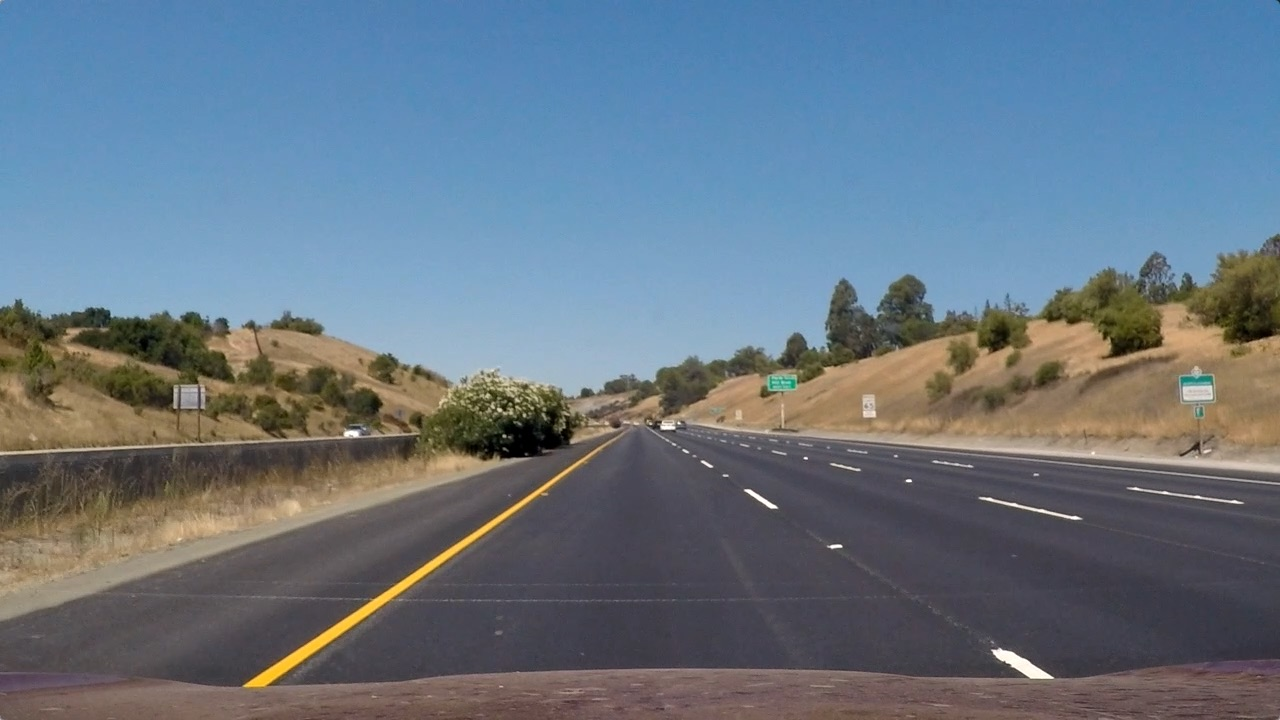
#> input picture Project 2 - Lane Detection/test_images/straight_lines1.jpg, 1280 x 720 px
$ python pipeline.py   (older library calls are emulated)
#> lines starting #> are read from the running program, lines starting #| are printed output that depends on the picture; after the words box and inside, x2 and y2 are one past the last pixel; in counts of white or black regions, pixels touching at a corner belong together
### Project 2 - Lane Detection/thresholds.py
import numpy as np
import cv2


def thresholds(img, s_thresh=(254, 255), sx_thresh=(17, 23)):
    """
    This function applies filters to an image to find lane line pixels
    :param img: warped and transformed image
    :param s_thresh: saturation threshold
    :param sx_thresh: sobel in x direction threshold
    :return: binary image
    """
    img = np.copy(img)

    # Convert to HLS color space and separate the V channel
    hls = cv2.cvtColor(img, cv2.COLOR_BGR2HLS)
    l_channel = hls[:, :, 1]
    s_channel = hls[:, :, 2]
    sobelx = cv2.Sobel(l_channel, cv2.CV_64F, 1, 0)  # Take the derivative in x
    abs_sobelx = np.absolute(sobelx)  # Absolute x derivative to accentuate lines away from horizontal
    scaled_sobel = np.uint8(255 * abs_sobelx / np.max(abs_sobelx))

    # Threshold x gradient
    sxbinary = np.zeros_like(scaled_sobel)
    sxbinary[(scaled_sobel >= sx_thresh[0]) & (scaled_sobel <= sx_thresh[1])] = 1

    # Threshold color channel
    s_binary = np.zeros_like(s_channel)
    s_binary[(s_channel >= s_thresh[0]) & (s_channel <= s_thresh[1])] = 1
    # Stack each channel
    #color_binary = np.dstack((np.zeros_like(sxbinary), sxbinary, s_binary)) * 255

    combined_binary = np.zeros_like(sxbinary)
    combined_binary[(s_binary == 1) | (sxbinary == 1)] = 1

    return combined_binary

### Project 2 - Lane Detection/perspective_transform.py
import numpy as np
import cv2

# [15 lines left out: function find_polygon, not called in this run]

def perspective_transform(undistort):
    """
    Transforms the polygon found with find_polygon, to a rectangular section
    :param undistorted image
    :return: warped image and transformation matrix
    """
    # I have lowered the upper corners of the polynomial from the originally found corners above to avoid having parts
    # of the lane cut off after the perspective transform
    #src = np.float32([[217, 705],[606, 440] , [676, 440], [1105, 705]])
    src = np.float32([[217, 705], [606-int(39/2), 440+13], [676+int(43/2), 440+13], [1105, 705]])
    dst = np.float32([[250, 720], [250 , 0], [1280-250, 0], [1290 - 250, 720]])
    M = cv2.getPerspectiveTransform(src, dst)
    warped = cv2.warpPerspective(undistort, M, (undistort.shape[1], undistort.shape[0]), flags=cv2.INTER_LINEAR)
    return warped, M

# [13 lines that do not run on import are left out]

### Project 2 - Lane Detection/locate_lines.py
import numpy as np
import cv2
import matplotlib.pyplot as plt

# [11 lines left out: function hist, not called in this run]

def locate_lines(warped):
    """
    Locates Lane lines using the moving boxes algorithm
    :param warped: warped image
    :return: annotated image and lane line information
    """
    histogram = np.sum(warped[warped.shape[0] // 2:, :], axis=0)
    midpoint = np.int(histogram.shape[0] // 2)
    leftx_base = np.argmax(histogram[:midpoint])
    rightx_base = np.argmax(histogram[midpoint:]) + midpoint
    out_img = np.dstack((warped, warped, warped))
    nwindows = 10
    # Set the width of the windows +/- margin
    left_margin = 100
    right_margin = 100
    # Set minimum number of pixels found to recenter window
    minpix = 50

    # Set height of windows - based on nwindows above and image shape
    window_height = np.int(warped.shape[0] // nwindows)

    # Identify the x and y positions of all nonzero (i.e. activated) pixels in the image
    nonzero = warped.nonzero()

    nonzeroy = np.array(nonzero[0])
    nonzerox = np.array(nonzero[1])
    # Current positions to be updated later for each window in nwindows
    leftx_current = leftx_base
    rightx_current = rightx_base

    # Create empty lists to receive left and right lane pixel indices
    left_lane_inds = []
    right_lane_inds = []

    prev_leftx = leftx_current
    prev_rightx = rightx_current

    for window in range(nwindows):
        # Identify window boundaries in x and y (and right and left)
        win_y_low = warped.shape[0] - (window + 1) * window_height
        win_y_high = warped.shape[0] - window * window_height
        win_xleft_low = leftx_current - left_margin
        win_xleft_high = leftx_current + left_margin
        win_xright_low = rightx_current - right_margin
        win_xright_high = rightx_current + right_margin

        # Draw the windows on the visualization image
        cv2.rectangle(out_img, (win_xleft_low, win_y_low),
                      (win_xleft_high, win_y_high), (0, 255, 0), 2)
        cv2.rectangle(out_img, (win_xright_low, win_y_low),
                      (win_xright_high, win_y_high), (0, 255, 0), 2)

        # Find points within window
        mask_left = (nonzerox >= win_xleft_low) & (nonzerox < win_xleft_high) & (nonzeroy < win_y_high) \
                    & (nonzeroy >= win_y_low)
        mask_right = (nonzerox >= win_xright_low) & (nonzerox < win_xright_high) & (nonzeroy < win_y_high) \
                     & (nonzeroy >= win_y_low)
        good_left_inds = mask_left.nonzero()[0]
        good_right_inds = mask_right.nonzero()[0]

        # Append these indices to the lists
        left_lane_inds.append(good_left_inds)
        right_lane_inds.append(good_right_inds)

        if len(good_left_inds) > minpix:
            # Valid points for left lane line were found and can be added to list
            left_margin = 100
            prev_leftx = leftx_current
            leftx_current = np.int(np.mean([nonzerox[i] for i in good_left_inds]))
        else:
            left_margin += 25 # Increase margin if number of detected points was not sufficient
            leftx_current += leftx_current - prev_leftx # Move in the same direction as previously

        if len(good_right_inds) > minpix:
            # Valid points for right lane line were found and can be added to list
            prev_rightx = rightx_current
            rightx_current = np.int(np.mean([nonzerox[i] for i in good_right_inds]))
            right_margin = 100
        else:
            right_margin += 25 # Increase margin if number of detected points was not sufficient
            rightx_current += rightx_current - prev_rightx # Move in the same direction as previously

    # Combine Lane line indices into one list
    left_lane_inds = np.concatenate(left_lane_inds)
    right_lane_inds = np.concatenate(right_lane_inds)

    # Extract left and right line pixel positions
    leftx = nonzerox[left_lane_inds]
    lefty = nonzeroy[left_lane_inds]
    rightx = nonzerox[right_lane_inds]
    righty = nonzeroy[right_lane_inds]
    return leftx, lefty, rightx, righty, out_img

def fit_polynomial(binary_warped):
    """
    Find polynomial on binary warped image
    :param binary_warped:
    :return: Annotated image and Lane line information
    """
    leftx, lefty, rightx, righty, out_img = locate_lines(binary_warped)
    # Move in the same direction as previously
    left_fit = np.polyfit(x=lefty, y=leftx, deg=2)
    right_fit = np.polyfit(x=righty, y=rightx, deg=2)
    #print("Left Fit: {}".format(left_fit))
    #print("Right Fit: {}".format(right_fit))
    # Generate x and y values for plotting
    ploty = np.linspace(0, binary_warped.shape[0] - 1, binary_warped.shape[0])
    try:
        left_fitx = left_fit[0] * ploty ** 2 + left_fit[1] * ploty + left_fit[2]
        right_fitx = right_fit[0] * ploty ** 2 + right_fit[1] * ploty + right_fit[2]
    except TypeError:
        # Avoids an error if `left` and `right_fit` are still none or incorrect
        #print('The function failed to fit a line!')
        left_fitx = 1 * ploty ** 2 + 1 * ploty
        right_fitx = 1 * ploty ** 2 + 1 * ploty

    ## Visualization ##
    # Colors in the left and right lane regions
    out_img[lefty, leftx] = [255, 0, 0]
    out_img[righty, rightx] = [0, 0, 255]
    show_polynomial = False
    if show_polynomial:
        y_left = []
        x_left = []
        y_right = []
        x_right = []
        for i in range(len(left_fitx)):
            if int(left_fitx[i]) < 1279 and int(left_fitx[i]) > 1:
                for j in range(3):
                    y_left.append(int(ploty[i]))
                    x_left.append(int(left_fitx[i])+j -1)
            if int(right_fitx[i]) < 1279 and int(right_fitx[i]) > 1:
                for j in range(3):
                    y_right.append(int(ploty[i]))
                    x_right.append(int(right_fitx[i])+j -1)

        out_img[y_left, x_left] = [255, 255, 255]
        out_img[y_right, x_right] = [255, 255, 255]


    # Plots the left and right polynomials on the lane lines
    #plt.plot(left_fitx, ploty, color='yellow')
    #plt.plot(right_fitx, ploty, color='yellow')

    return out_img, left_fit, right_fit, ploty , left_fitx, right_fitx, lefty, leftx, righty, rightx


# [2 lines that do not run on import are left out]

### Project 2 - Lane Detection/curvature.py
import numpy as np

LANE_PIXEL_WIDTH = 1105-217
LANE_PIXEL_LENGTH = 705 - 440
YM_PER_PIX = 30/LANE_PIXEL_LENGTH
XM_PER_PIX = 3.7/LANE_PIXEL_WIDTH

def lane_center_offset(left_base_m, right_base_m):
    """
    Calculates the lane center offset using the base positions of the lane lines.
    :param left_base_m:
    :param right_base_m:
    :return:
    """
    return (1280/2*XM_PER_PIX) - (left_base_m + right_base_m) / 2


def pixel_to_meters(left_fit, right_fit, YM_PER_PIX, XM_PER_PIX):
    """
    This function turns a second order polynomial from pixel units to meters
    :param left_fit: polynomial of left lane line
    :param right_fit: polynomial of left lane line
    :param YM_PER_PIX: ratio of meters per pixel in y direction
    :param XM_PER_PIX: ratio of meters per pixel in x direction
    :return: Scaled left and right polynomials
    """
    left_fit[0] *= XM_PER_PIX/YM_PER_PIX**2
    left_fit[1] *= XM_PER_PIX / YM_PER_PIX
    left_fit[2] *= XM_PER_PIX
    right_fit[0] *= XM_PER_PIX / YM_PER_PIX ** 2
    right_fit[1] *= XM_PER_PIX / YM_PER_PIX
    right_fit[2] *= XM_PER_PIX
    return left_fit, right_fit

def measure_curvature_real(warped, left_fit, right_fit):
    '''
    Calculates the curvature of polynomial functions in meters.
    '''
    # Define conversions in x and y from pixels space to meters
    ym_per_pix = 30/ 720  # meters per pixel in y dimension
    xm_per_pix = 3.7 / 700  # meters per pixel in x dimension

    # Start by generating our fake example data
    # Make sure to feed in your real data instead in your project!
    left_fit_cr, right_fit_cr = pixel_to_meters(left_fit, right_fit, YM_PER_PIX, XM_PER_PIX)

    # Define y-value where we want radius of curvature
    # We'll choose the maximum y-value, corresponding to the bottom of the image
    y_eval = 720 *ym_per_pix

    ##### TO-DO: Implement the calculation of R_curve (radius of curvature) #####
    left_curverad = (1 + (2 * left_fit_cr[0] * y_eval + left_fit_cr[1]) ** 2) ** (3 / 2) / abs(
        2 * left_fit_cr[0])  ## Implement the calculation of the left line here
    right_curverad = (1 + (2 * right_fit_cr[0] * y_eval + right_fit_cr[1]) ** 2) ** (3 / 2) \
                     / abs(2 * right_fit_cr[0])  ## Implement the calculation of the right line here

    return left_curverad, right_curverad, left_fit_cr, right_fit_cr

# [25 lines left out: function measure_lane_curvature_real, not called in this run]


# [5 lines that do not run on import are left out]

### Project 2 - Lane Detection/draw_image.py
import cv2
import numpy as np
import matplotlib.pyplot as plt


def draw_image(warped, left_fitx, right_fitx, ploty, image, Minv, undist):
    # Create an image to draw the lines on
    warp_zero = np.zeros_like(warped).astype(np.uint8)
    color_warp = np.dstack((warp_zero, warp_zero, warp_zero))

    # Recast the x and y points into usable format for cv2.fillPoly()
    pts_left = np.array([np.transpose(np.vstack([left_fitx, ploty]))])
    pts_right = np.array([np.flipud(np.transpose(np.vstack([right_fitx, ploty])))])
    pts = np.hstack((pts_left, pts_right))

    # Draw the lane onto the warped blank image
    cv2.fillPoly(color_warp, np.int_([pts]), (0,255, 0))

    # Warp the blank back to original image space using inverse perspective matrix (Minv)
    newwarp = cv2.warpPerspective(color_warp, Minv, (image.shape[1], image.shape[0]))
    # Combine the result with the original image
    result = cv2.addWeighted(undist, 1, newwarp, 0.3, 0)
    #plt.imshow(result)
    return result

### Project 2 - Lane Detection/pipeline.py
import os
import numpy as np
import matplotlib.pyplot as plt
import cv2
from camera_calibration import camera_calibration
from thresholds import thresholds
from perspective_transform import perspective_transform
from locate_lines import fit_polynomial
from search_prior import search_around_poly
from curvature import measure_curvature_real
from draw_image import draw_image
from numpy.linalg import inv
from curvature import lane_center_offset
import copy

LANE_PIXEL_WIDTH = 1105-217
LANE_PIXEL_LENGTH = 705 - 440
YM_PER_PIX = 30/LANE_PIXEL_LENGTH
XM_PER_PIX = 3.7/LANE_PIXEL_WIDTH

def poly_result(fit, y):
    """
    This function evaluates a polynomial of 2nd order
    :param fit: polyomial coefficients
    :param y: independent variable
    :return: dependent variable
    """
    x = fit[0] * y ** 2 + fit[1] * y + fit[2]
    return x

# [24 lines left out: function compare_images, not called in this run]


def pipeline(write_images, show_images, show_images2, write_images2, show_images3, write_images3, show_images4, write_images4):
    """
    This is the pipeline used to develop the image annotation algoorithm used in main.py
    See main.py for mor information regarding the code
    :return: None
    """
#> called with write_images = True, show_images = False, show_images2 = False, write_images2 = True, show_images3 = False, write_images3 = True, show_images4 = False, write_images4 = True

    # Best guess initial polynomial
    left_fit = np.array([0, 0, 217])
    right_fit = np.array([0, 0, 950])

    # Calibration
    do_calibration = False
    if do_calibration:
        calibration_images = "camera_cal/"
        dimension_list = [[5, 9], [6, 9], [6, 9], [6, 9], [6, 9], [6, 9], [6, 9], [6, 9], [6, 9], [6, 9], [6, 9],
                          [6, 9], [6, 9], [6, 9], [6, 8], [6, 7], [6, 9], [6, 9], [6, 9], [6, 9]]
        mtx, dist = camera_calibration(calibration_images, dimension_list, display_corners=False)
    else:
        mtx = np.array(
            [[1.16067642 * 1000, 0.00000000, 6.65724920 * 100], [0.00000000, 1.15796966 * 1000, 3.88971790 * 100],
             [0.00000000, 0.00000000, 1.00000000]])
        dist = np.array([[-0.25427498, 0.04987807, -0.00043039, 0.00027334, -0.1336389]])

    # Load Test Images
    test_images = "test_images/"
    all_files = os.listdir(test_images)
    image_names = [file for file in all_files if file[-4:] == '.jpg']
    init = True # init flag decides if box algorithm or search near polynomial is used to find lane lines
    for image in image_names:
        print(test_images + image)
        img = cv2.imread(test_images + image)
#> img is the input picture: shape (720, 1280, 3); mean B, G, R 131.2, 117.7, 103.2
        undistorted = cv2.undistort(img, mtx, dist, None, mtx)
        line_image = thresholds(undistorted, s_thresh=(150, 255), sx_thresh=(30, 100))
#> in thresholds, `s_channel = hls[:, :, 2]`:
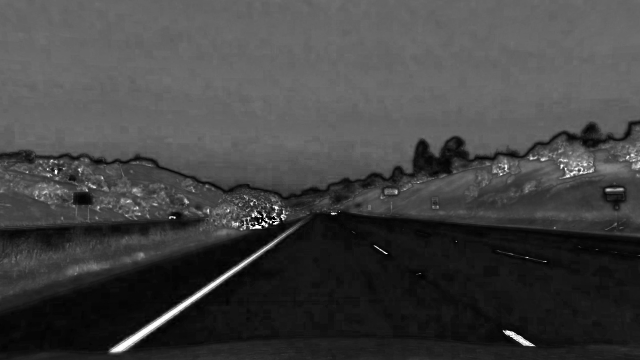
#> s_channel: shape (720, 1280) (shown at 1/2 size); min 0, max 255, mean 66.4
#> in thresholds, `sobelx = cv2.Sobel(l_channel, cv2.CV_64F, 1, 0)`:
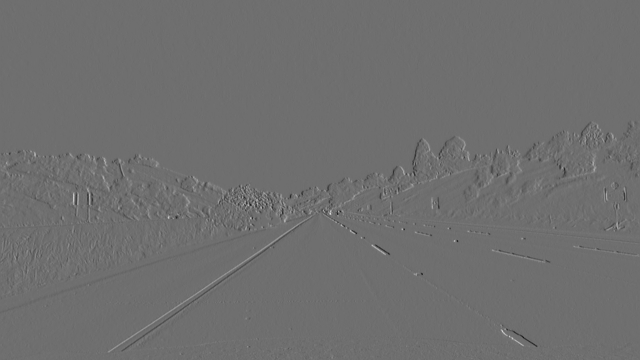
#> sobelx: shape (720, 1280) float64 (shown at 1/2 size); min -515, max 667, mean -0.1; drawn with min black and max white
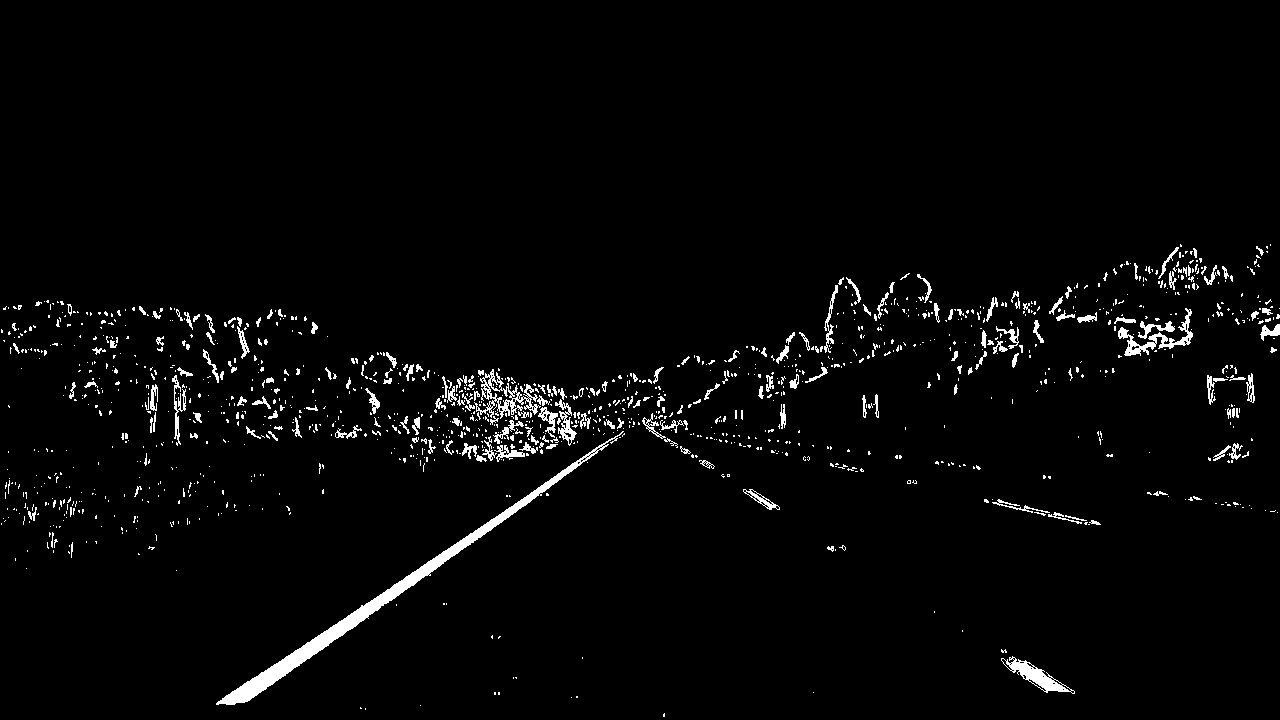
#> line_image: shape (720, 1280); values 0 (black) and 1 (white), 2.7% white; 1301 white regions (1098 under 20 px), largest, box (x1, y1, x2, y2) and area: (216, 431, 624, 705) 4894, (474, 369, 541, 419) 935, (1001, 656, 1075, 694) 815
        if write_images:
            cv2.imwrite(test_images + "filtered/" + image, line_image * 255);
        if show_images:
            compare_images(undistorted, line_image, False, True, 'Undistorted Image', 'Filtered Image')
        warped, M = perspective_transform(line_image)
#> M = [[-0.615, -1.5, 1020], [0, -1.98, 894.7], [0, -0.0024, 1]]
        if show_images2:
            compare_images(line_image, warped, True, True, 'Filtered Image', 'Warped Image')
        if write_images2:
            cv2.imwrite(test_images + "warped/" + image, warped * 255);
        if init:
            out_img, left_fit, right_fit, ploty, left_fitx, right_fitx, lefty, leftx, righty, rightx = fit_polynomial(warped)
#> in locate_lines, `histogram = np.sum(warped[warped.shape[0] // 2:, :], axis=0)`: histogram = 1280 values, max 360 at index 257, min 0 at index 0, mean 12.54
#> in locate_lines, `leftx_base = np.argmax(histogram[:midpoint])`: leftx_base = 257
#> in locate_lines, `rightx_base = np.argmax(histogram[midpoint:]) + midpoint`: rightx_base = 1009
#> in locate_lines, `nonzero = warped.nonzero()`: nonzero = 40536 positions, rows 0 to 719, columns 184 to 1034
#> in locate_lines, `leftx_current = leftx_base`: leftx_current = 257
#> in locate_lines, `rightx_current = rightx_base`: rightx_current = 1009
#> in locate_lines, `prev_leftx = leftx_current`: prev_leftx = 257
#> in locate_lines, `prev_rightx = rightx_current`: prev_rightx = 1009
#> the loop in locate_lines, `for window in range(nwindows):` made 10 passes
#> (win_xleft_low, win_xleft_high, win_xright_low, win_xright_high, prev_leftx, leftx_current, prev_rightx, rightx_current) on passes 1, 2, 4, 5, 6, 7, 8, 9: (157, 357, 909, 1109, 257, 261, 1009, 1018), (161, 361, 918, 1118, 261, 265, 1018, 1007), (170, 370, 871, 1121, 270, 272, 996, 1002), (172, 372, 902, 1102, 272, 274, 1002, 1003), (174, 374, 903, 1103, 274, 274, 1003, 1002), (174, 374, 902, 1102, 274, 275, 1002, 983), (175, 375, 883, 1083, 275, 275, 983, 991), (175, 375, 891, 1091, 275, 279, 991, 984)
#> after the loop in locate_lines, `for window in range(nwindows):`:
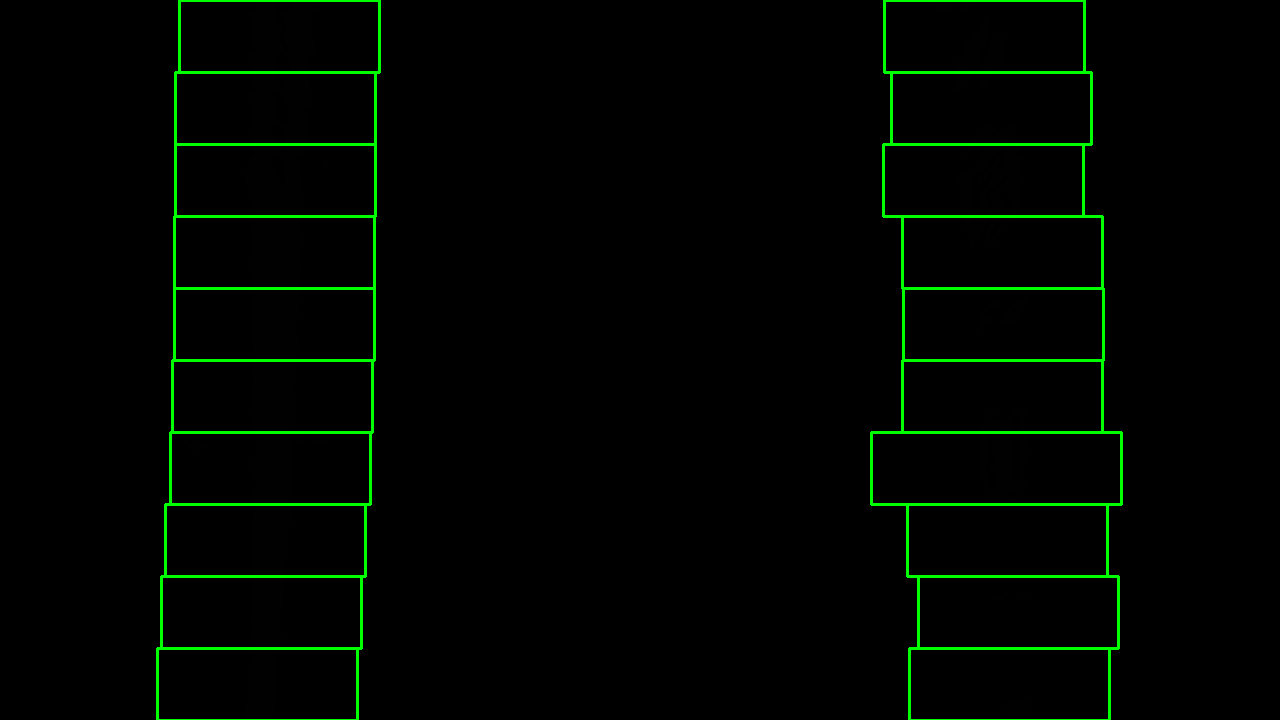
#> out_img: shape (720, 1280, 3); mean of channels 0, 1, 2 0, 5.8, 0; drawn as B, G, R
#> after the loop in locate_lines, `for window in range(nwindows):`: left_lane_inds = 10 items
#> in locate_lines, `right_lane_inds = np.concatenate(right_lane_inds)`: right_lane_inds = 9852 values, max 40422 at index 359, min 50 at index 8018, mean 17578.6
#> (the rest of the program and of its run is left out)
